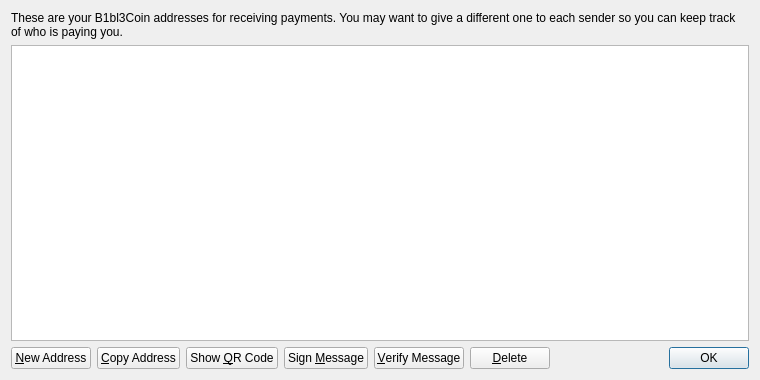
<?xml version="1.0" encoding="UTF-8"?>
<ui version="4.0">
 <class>AddressBookPage</class>
 <widget class="QWidget" name="AddressBookPage">
  <property name="geometry">
   <rect>
    <x>0</x>
    <y>0</y>
    <width>760</width>
    <height>380</height>
   </rect>
  </property>
  <property name="windowTitle">
   <string>Address Book</string>
  </property>
  <layout class="QVBoxLayout" name="verticalLayout">
   <item>
    <widget class="QLabel" name="labelExplanation">
     <property name="text">
      <string>These are your B1bl3Coin addresses for receiving payments. You may want to give a different one to each sender so you can keep track of who is paying you.</string>
     </property>
     <property name="textFormat">
      <enum>Qt::PlainText</enum>
     </property>
     <property name="wordWrap">
      <bool>true</bool>
     </property>
    </widget>
   </item>
   <item>
    <widget class="QTableView" name="tableView">
     <property name="contextMenuPolicy">
      <enum>Qt::CustomContextMenu</enum>
     </property>
     <property name="toolTip">
      <string>Double-click to edit address or label</string>
     </property>
     <property name="tabKeyNavigation">
      <bool>false</bool>
     </property>
     <property name="alternatingRowColors">
      <bool>true</bool>
     </property>
     <property name="selectionMode">
      <enum>QAbstractItemView::SingleSelection</enum>
     </property>
     <property name="selectionBehavior">
      <enum>QAbstractItemView::SelectRows</enum>
     </property>
     <property name="sortingEnabled">
      <bool>true</bool>
     </property>
     <attribute name="verticalHeaderVisible">
      <bool>false</bool>
     </attribute>
    </widget>
   </item>
   <item>
    <layout class="QHBoxLayout" name="horizontalLayout">
     <item>
      <widget class="QPushButton" name="newAddressButton">
       <property name="toolTip">
        <string>Create a new address</string>
       </property>
       <property name="text">
        <string>&amp;New Address</string>
       </property>
       <property name="icon">
        <iconset resource="../bitcoin.qrc">
         <normaloff>:/icons/add</normaloff>:/icons/add</iconset>
       </property>
      </widget>
     </item>
     <item>
      <widget class="QPushButton" name="copyToClipboard">
       <property name="toolTip">
        <string>Copy the currently selected address to the system clipboard</string>
       </property>
       <property name="text">
        <string>&amp;Copy Address</string>
       </property>
       <property name="icon">
        <iconset resource="../bitcoin.qrc">
         <normaloff>:/icons/editcopy</normaloff>:/icons/editcopy</iconset>
       </property>
      </widget>
     </item>
     <item>
      <widget class="QPushButton" name="showQRCode">
       <property name="text">
        <string>Show &amp;QR Code</string>
       </property>
       <property name="icon">
        <iconset resource="../bitcoin.qrc">
         <normaloff>:/icons/qrcode</normaloff>:/icons/qrcode</iconset>
       </property>
      </widget>
     </item>
     <item>
      <widget class="QPushButton" name="signMessage">
       <property name="toolTip">
        <string>Sign a message to prove you own a B1bl3Coin address</string>
       </property>
       <property name="text">
        <string>Sign &amp;Message</string>
       </property>
       <property name="icon">
        <iconset resource="../bitcoin.qrc">
         <normaloff>:/icons/edit</normaloff>:/icons/edit</iconset>
       </property>
      </widget>
     </item>
     <item>
      <widget class="QPushButton" name="verifyMessage">
       <property name="toolTip">
        <string>Verify a message to ensure it was signed with a specified B1bl3Coin address</string>
       </property>
       <property name="text">
        <string>&amp;Verify Message</string>
       </property>
       <property name="icon">
        <iconset resource="../bitcoin.qrc">
         <normaloff>:/icons/transaction_0</normaloff>:/icons/transaction_0</iconset>
       </property>
      </widget>
     </item>
     <item>
      <widget class="QPushButton" name="deleteButton">
       <property name="toolTip">
        <string>Delete the currently selected address from the list</string>
       </property>
       <property name="text">
        <string>&amp;Delete</string>
       </property>
       <property name="icon">
        <iconset resource="../bitcoin.qrc">
         <normaloff>:/icons/remove</normaloff>:/icons/remove</iconset>
       </property>
      </widget>
     </item>
     <item>
      <spacer name="horizontalSpacer">
       <property name="orientation">
        <enum>Qt::Horizontal</enum>
       </property>
       <property name="sizeHint" stdset="0">
        <size>
         <width>40</width>
         <height>20</height>
        </size>
       </property>
      </spacer>
     </item>
     <item>
      <widget class="QDialogButtonBox" name="buttonBox">
       <property name="sizePolicy">
        <sizepolicy hsizetype="Maximum" vsizetype="Fixed">
         <horstretch>0</horstretch>
         <verstretch>0</verstretch>
        </sizepolicy>
       </property>
       <property name="standardButtons">
        <set>QDialogButtonBox::Ok</set>
       </property>
      </widget>
     </item>
    </layout>
   </item>
  </layout>
 </widget>
 <resources>
  <include location="../bitcoin.qrc"/>
 </resources>
 <connections/>
</ui>
